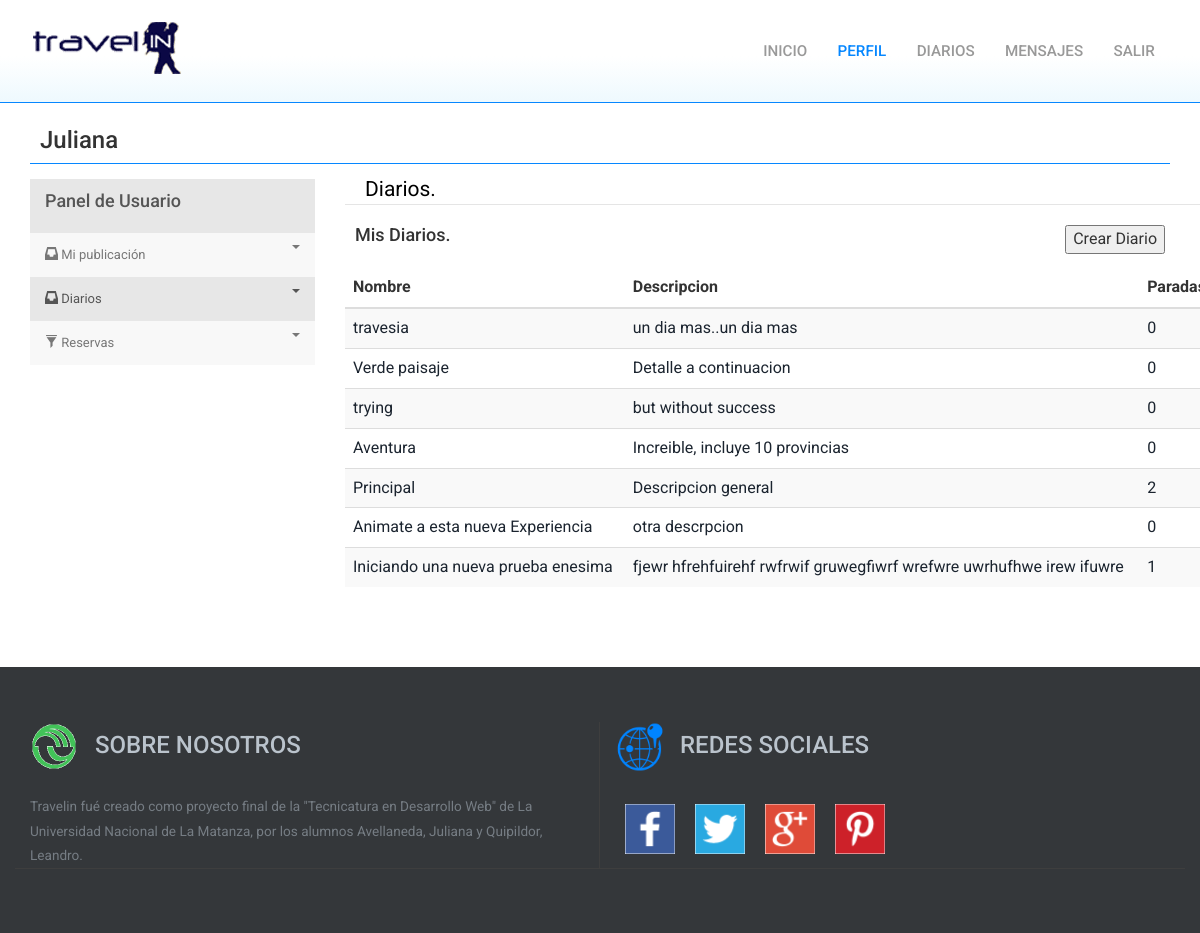
The page /diarios.php (signed in) on the database its author committed.
### tables this page shows
CREATE TABLE IF NOT EXISTS `diariodeviajero` (
`idDiario` int(11) NOT NULL,
  `nombre` varchar(50) NOT NULL,
  `descripcion` varchar(1000) NOT NULL,
  `idUsuario` int(11) NOT NULL,
  `cantidadParadas` int(20) NOT NULL DEFAULT '0' COMMENT 'Valor inicial siempre es 0 y se incrementara cuando guarda cada nueva parada',
  `calificacion` int(100) DEFAULT NULL,
  `listaProvincias` text
);

### coneccion.php (called while the page is built, shortened)
<?php
		class Conexion{
			var $host;
			var $usuario;
			var $contrasena;
			var $baseDatos;
			function Conexion(){
				$this->host="localhost";
				$this->usuario="root";
				$this->contrasena="";
				$this->baseDatos="travelin2";
			}
			function conectarse(){
				$enlace = mysqli_connect($this->host, $this->usuario, $this->contrasena, $this->baseDatos);
				return($enlace);
			}
		}
?>

### diarios.php (the view, shortened to what this page needs)
<!DOCTYPE HTML>
<html>
<head>
	<?php
		include 'coneccion.php';
		$db = new Conexion();
		$idUsuario = $_SESSION['idUsuario'];
		$sqlDiario0 = 'SELECT D.*, COUNT(P.idParada) AS cantParadas FROM diarioDeViajero D LEFT JOIN parada P ON D.idDiario=P.idDiario
						WHERE D.idUsuario='.$idUsuario.' GROUP BY D.idDiario';
		if(!($consultaDiario0 = mysqli_query($db->conectarse(), $sqlDiario0)))
		{
			echo('Ocurrio un error ejecutando el query de busqueda del establecimiento [' . mysqli_error() . ']');
		}else
			{
				$filasD0 = mysqli_num_rows($consultaDiario0);
			}
	?>
	<link href="css/bootstrap.css" rel='stylesheet' type='text/css' />
	<link href="css/style.css" rel='stylesheet' type='text/css' />
						<link href="css/owl.carousel.css" rel="stylesheet">
		<link rel="stylesheet" href="colorbox.css" />
	<link href="css/menuVertical1.css" rel='stylesheet' type='text/css' />
</head>
	<body>
    	<div class="header">
     		<div class="container">
		 		<div class="logo">
					<a href="index.php"><img src="imagenes/seven_1.png" class="img-responsive" alt="Travel In"/></a>
		 		</div>
            	<nav class="top-nav">
					<ul class="top-nav">
<?php
	if(!(isset($_SESSION['idUsuario'])))
	{
		echo '		<script language="javascript">
						window.location="login.php"
					</script>';
	}else {
			echo '	<li class="page-scroll"><a href="index.php" class="scroll_">Inicio <span> </span></a></li>
					<li class="active"><a href="panel.php" class="scroll_">Perfil<span> </span></a></li>
					<li class="page-scroll"><a href="diarios.php" class="scroll_">Diarios<span> </span></a></li>
					<li class="page-scroll"><a href="mensajes.php" class="scroll_">Mensajes<span> </span></a></li>
					<li class="page-scroll"><a href="logout.php" class="scroll_">Salir<span> </span></a></li>';
			}
?>
					</ul>
				</nav>
            	<div class="clearfix"></div>
	  		</div>
   		</div>
		<div class="main">
			<div class="featurelist2" id="news">
	   			<div class="container">
	   				<div class="contTitulo1">
						<h3><?php echo $_SESSION['nick']; ?></h3>
					</div>
					<div class="lineaSeparadora"></div>
					<div class="contCuerpoConMenu">
						<div class="row affix-row">
							<div class="col-sm-3 col-md-3 affix-sidebar">
								<div class="sidebar-nav">
									<div class="navbar navbar-default" role="navigation">
										<div class="navbar-collapse collapse sidebar-navbar-collapse">
											<ul class="nav navbar-nav" id="sidenav01">
												<li class="active">
													<a href="#" data-toggle="collapse" data-target="#toggleDemo0" data-parent="#sidenav01" class="collapsed">
														<h4>
														Panel de Usuario
														<br>
														</h4>
													</a>
												</li>
												<li><a href="#" data-toggle="collapse" data-target="#toggleMiPublic" data-parent="#sidenav01" class="collapsed">
														<span class="glyphicon glyphicon-inbox"></span> Mi publicaci&oacute;n <span class="caret pull-right"></span>
													</a>
												</li>
												<li class="active">
													<a href="#" data-toggle="collapse" data-target="#toggleDemo2" data-parent="#sidenav01" class="collapsed">
														<span class="glyphicon glyphicon-inbox"></span> Diarios <span class="caret pull-right"></span>
													</a>
												</li>
												<li>
													<a href="#" data-toggle="collapse" data-target="#toggleDemo4" data-parent="#sidenav01">
														<span class="glyphicon glyphicon-filter"></span> Reservas<span class="caret pull-right"></span>
													</a>
												</li>
											</ul>
										</div>
									</div>
								</div>
							</div>
							<div class="col-sm-9 col-md-9 affix-content">
								<div class="container">
									<div>
										<div id="contFormPublicacion" class="contFormulario1">
						   					<div id="agrupFormPublicacion" name="agrupFormPublicacion" class="contAgrupForm_">
									            <form class="form-horizontal" action="diarioNuevoC.php" method="post" enctype="multipart/form-data">
										                <legend id="tituloForm">Diarios.</legend>
										                <div class="contEncabezadoTabla1">
															<div class="tituloTabla1">
																<h4>Mis Diarios.</h4>
															</div>
															<div class="btnTituloTabla1">
																<input type="button" id="btnDiarioNuevo" name="btnDiarioNuevo" value="Crear Diario" onClick="location.href='diarioNuevo.php'">
															</div>
														</div>
														<br>
												</form>
											</div>
										</div>
									</div>
									<br>
															<table class="table table-striped span3">
																<thead>
																	<tr>
																		<th>Nombre</th>
																		<th>Descripcion</th>
																		<th>Paradas</th>
																	</tr>
																</thead>
																<tbody>
																<?php
																	if($filasD0 == 0)
																	{
																		echo ('<tr><td>No se encontraron diarios guardados.</td></tr>');
																	}else
																		{
																			while ($RsDiario0 = mysqli_fetch_assoc($consultaDiario0)) {
																				echo '<tr>
																						<td><a href="paradas.php?num='.$RsDiario0['idDiario'].'">'.$RsDiario0['nombre'].'</a></td>
																						<td><a href="paradas.php?num='.$RsDiario0['idDiario'].'">'.$RsDiario0['descripcion'].'</a></td>
																						<td><a href="paradas.php?num='.$RsDiario0['cantParadas'].'">'.$RsDiario0['cantParadas'].'</a></td>
																					</tr>';
																			}
																		}
																?>
																</tbody>
															</table>
								</div>
							</div>
						</div>
					</div>
				</div>
			</div>
		</div>
		<div class="footer" id="contact">
			<div class="container containerPie">
				<div class="row footer-top">
		   			<div class="col-md-6 footer_grid">
		   				<h3 class="m_13"><img class="imgGloboRed" src="imagenes/logoUnlam.png"><div class="titJuntoLogo">Sobre nosotros</div></h3>
						<p class="m_14">Travelin fué creado como proyecto final de la "Tecnicatura en Desarrollo Web" de La Universidad Nacional de La Matanza,
							por los alumnos Avellaneda, Juliana y Quipildor, Leandro.</p>
		   			</div>
	   			<div class="col-md-6 footer_grid">
		   			<h3 class="m_13"><img class="imgGloboRed" src="imagenes/world.png"><div class="titJuntoLogo">Redes Sociales</div></h3>
						<p class="m_14">
						<div id="contImgRedes">
							<div>
								<a href="#"><img class="logoRedes" src="imagenes/logoFace1.png"></a>
								<a href="#"><img class="logoRedes" src="imagenes/logoTwitter1.png"></a>
								<a href="#"><img class="logoRedes" src="imagenes/logoGoo1.png"></a>
								<a href="#"><img class="logoRedes" src="imagenes/logoPint1.png"></a>
							</div>
						</div>
						</p>
	   			</div>
	   		</div>
	   		<div class="footer_bottom">
		    	</div>
	   	</div>
	   </div>
	</body>
</html>

### css/style.css (style rules this page uses)
h4, h5, h6, h1, h2, h3 { margin-top: 0; }
ul, ol { margin: 0; }
p { margin: 0; }
html, body { font-family: 'Roboto', sans-serif; font-size: 100%; background-color: #FFF; }
body a { transition:0.5s all; -webkit-transition:0.5s all; -moz-transition:0.5s all; -o-transition:0.5s all; -ms-transition:0.5s all; }
.header { background: rgb(255,255,255); background: -moz-linear-gradient(top, rgba(255,255,255,1) 55%, rgba(238,249,254,1) 100%); background: -webkit-gradient(linear, left top, left bottom, color-stop(55%,rgba(255,255,255,1)), color-stop(100%,rgba(238,249,254,1))); background: -webkit-linear-gradient(top, rgba(255,255,255,1) 55%,rgba(238,249,254,1) 100%); background: -o-linear-gradient(top, rgba(255,255,255,1) 55%,rgba(238,249,254,1) 100%); background: -ms-linear-gradient(top, rgba(255,255,255,1) 55%,rgba(238,249,254,1) 100%); background: linear-gradient(to bottom, rgba(255,255,255,1) 55%,rgba(238,249,254,1) 100%); filter: progid:DXImageTransform.Microsoft.gradient( startColorstr='#ffffff', endColorstr='#eef9fe',GradientType=0 ); padding:1em 0; border-bottom:1px solid #0687FF; }
.logo { float:left; }
.top-nav ul li a { color: #999; padding: 0.2em 1em; font-size: 0.95em; font-weight: 500; text-align: center; text-transform: uppercase; position: relative; }
.top-nav ul li.active a, .top-nav ul li a:hover { color:#0687ff; }
.logo a { display:block; }
.top-nav:before, .top-nav:after { content: " "; display: table; }
.top-nav:after { clear: both; }
nav { position: relative; float: right; }
nav ul { padding: 0; float: right; margin: 0.75em 0; }
nav li { display: inline; float: left; position:relative; }
nav a { color: #fff; display: inline-block; text-align: center; text-decoration: none; line-height: 40px; }
.footer { padding:5% 0 0; background:#34373a; }
h3.m_13 { color:#bac3cc; font-size:1.5em; text-transform:uppercase; margin-bottom: 1.5em; }
p.m_14 { color:#767D84; font-size:0.85em; line-height:1.8em; margin-top: 2em; }
.footer_grid { border-right: 1px solid #3E3E3E; }
.footer-top { border-bottom:1px solid #3E3E3E; }
.footer_bottom { padding:2em 0; }
.img-responsive { width: 100%; height: 100%; -webkit-border-bottom-right-radius: 15px; -webkit-border-bottom-left-radius: 15px; -moz-border-radius-bottomright: 15px; -moz-border-radius-bottomleft: 15px; -o-border-radius-bottomright: 15px; -o-border-radius-bottomleft: 15px; border-bottom-right-radius: 15px; border-bottom-left-radius: 15px; }
#contImgRedes { text-align: center; }
.imgGloboRed { width: 50px; height: 50px; float: left; margin-right: 15px; }
.logoRedes { float: left; margin: 10px; width: 50px; height: 50px; }
.footer { padding-top: 15px; }
.titJuntoLogo { padding-top: 10px; }
.footer_grid:nth-child(2) { border-right: none; }
.containerPie { padding-top: 40px; }
.featurelist2 { padding: 2% 0 5% 0; }
#tituloForm { color: #000000; padding-left: 20px; }
.contTitulo1 { padding-left: 10px; }
.lineaSeparadora { margin:10px 0; border-bottom:1px solid #0687FF; }
.contFormulario1 { float: left; text-align: left; width: 100%; }
.contEncabezadoTabla1 { width: 100%; padding-left: 10px; padding-right: 50px; padding-bottom: 20px; }
.tituloTabla1 { width: 50%; text-align: left; float: left; }
.btnTituloTabla1 { width: 50%; text-align: right; float: left; }
.glyphicon:empty { width: 1em; }
.glyphicon { position: relative; top: 1px; display: inline-block; font-family: 'Glyphicons Halflings'; -webkit-font-smoothing: antialiased; font-style: normal; font-weight: normal; line-height: 1; -moz-osx-font-smoothing: grayscale; }

### rows shown on the page
diariodeviajero: nombre "travesia", descripcion "un dia mas..un dia mas", cantParadas "0"
diariodeviajero: nombre "Verde paisaje", descripcion "Detalle a continuacion", cantParadas "0"
diariodeviajero: nombre "trying", descripcion "but without success", cantParadas "0"
diariodeviajero: nombre "Aventura", descripcion "Increible, incluye 10 provincias", cantParadas "0"
diariodeviajero: nombre "Principal", descripcion "Descripcion general", cantParadas "2"
diariodeviajero: nombre "Animate a esta nueva Experiencia", descripcion "otra descrpcion", cantParadas "0"
diariodeviajero: nombre "Iniciando una nueva prueba enesima", descripcion "fjewr hfrehfuirehf rwfrwif gruwegfiwrf wrefwre uwrhufhwe irew ifuwre", cantParadas "1"

### other values the page prints
$_SESSION['nick'] "Juliana"
